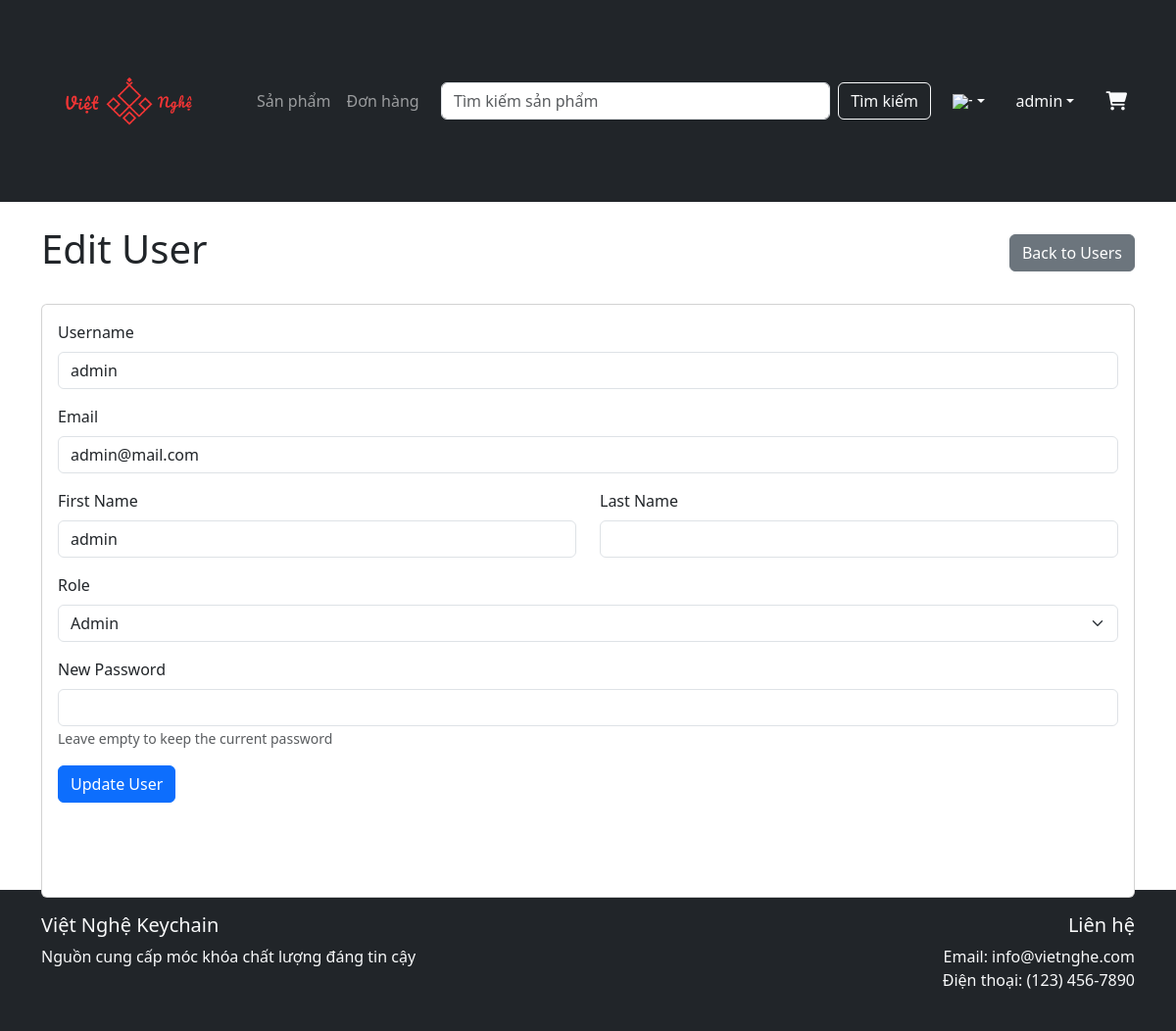
Page /admin/users/1/edit (signed in) on the committed database.
### tables this page shows
CREATE TABLE `users` (
  `user_id` int(11) NOT NULL,
  `username` varchar(50) NOT NULL,
  `email` varchar(100) NOT NULL,
  `password` varchar(100) NOT NULL,
  `role` enum('admin','staff','customer') DEFAULT 'customer',
  `first_name` varchar(50) DEFAULT NULL,
  `last_name` varchar(50) DEFAULT NULL,
  `phone` varchar(20) DEFAULT NULL,
  `address` varchar(200) DEFAULT NULL,
  `created_at` datetime DEFAULT current_timestamp(),
  `last_login` datetime DEFAULT NULL
);

### controllers/Controller.php (called while the page is built, shortened)
<?php
abstract class Controller {
    protected function render($view, $data = []) {
        extract($data);
        $viewPath = __DIR__ . "/../views/{$view}.php";
        require $viewPath;
        require __DIR__ . "/../views/layouts/main.php";
    }
}

### controllers/AdminController.php (called while the page is built, shortened)
<?php
require_once __DIR__ . '/Controller.php';
class AdminController extends Controller {
    private $userModel;
    public function __construct() {
        $this->userModel = new User();
    }
    public function editUser($id) {
        $user = $this->userModel->findById($id);
        $error = null;
        $success = null;
        $this->render('admin/users/edit', [
            'user' => $user,
            'basePath' => $this->basePath,
            'error' => $error,
            'success' => $success
        ]);
    }
}

### models/Model.php (called while the page is built, shortened)
<?php
class Model {
    protected $db;
    protected $table;
    protected $primaryKey = 'id';
    public function __construct() {
        global $db;
        $this->db = $db;
    }
    public function findById($id) {
        $sql = "SELECT * FROM {$this->table} WHERE {$this->primaryKey} = ?";
        $stmt = $this->db->prepare($sql);
        $stmt->bind_param("i", $id);
        $stmt->execute();
        $result = $stmt->get_result();
        if ($result && $result->num_rows > 0) {
            return $result->fetch_assoc();
        }
        return null;
    }
}

### views/admin/users/edit.php (the view, shortened to what this page needs)
<div class="row">
    <div class="col-12">
        <div class="d-flex justify-content-between align-items-center mb-4">
            <h1>Edit User</h1>
            <a href="<?= $basePath ?>/admin/users" class="btn btn-secondary">
                <i class="bi bi-arrow-left"></i> Back to Users
            </a>
        </div>
        <div class="card">
            <div class="card-body">
                <form action="<?= $basePath ?>/admin/users/<?= $user['user_id'] ?>/update" method="POST">
                    <div class="mb-3">
                        <label for="username" class="form-label">Username</label>
                        <input type="text" class="form-control" id="username" name="username" value="<?= htmlspecialchars($user['username']) ?>" required>
                    </div>
                    <div class="mb-3">
                        <label for="email" class="form-label">Email</label>
                        <input type="email" class="form-control" id="email" name="email" value="<?= htmlspecialchars($user['email']) ?>" required>
                    </div>
                    <div class="row">
                        <div class="col-md-6">
                            <div class="mb-3">
                                <label for="first_name" class="form-label">First Name</label>
                                <input type="text" class="form-control" id="first_name" name="first_name" value="<?= htmlspecialchars($user['first_name']) ?>" required>
                            </div>
                        </div>
                        <div class="col-md-6">
                            <div class="mb-3">
                                <label for="last_name" class="form-label">Last Name</label>
                                <input type="text" class="form-control" id="last_name" name="last_name" value="<?= htmlspecialchars($user['last_name']) ?>" required>
                            </div>
                        </div>
                    </div>
                    <div class="mb-3">
                        <label for="role" class="form-label">Role</label>
                        <select class="form-select" id="role" name="role" required>
                            <option value="admin" <?= $user['role'] === 'admin' ? 'selected' : '' ?>>Admin</option>
                        </select>
                    </div>
                    <div class="mb-3">
                        <label for="new_password" class="form-label">New Password</label>
                        <input type="password" class="form-control" id="new_password" name="new_password" minlength="6">
                        <small class="form-text text-muted">Leave empty to keep the current password</small>
                    </div>
                    <button type="submit" class="btn btn-primary">Update User</button>
                </form>
            </div>
        </div>
    </div>
</div>

### public/css/style.css (style rules this page uses)
html, body { height: 100%; margin: 0; }
body { display: flex; flex-direction: column; min-height: 100vh; }
.card { height: 100%; display: flex; flex-direction: column; }
.card-body { flex: 1; display: flex; flex-direction: column; }
.btn { white-space: nowrap; min-width: max-content; }

### rows in the picture
users: username "admin", email "admin@mail.com", first_name "admin", role "Admin"

### other values in the picture
__('products') "Sản phẩm"
__('orders') "Đơn hàng"
__('search_button') "Tìm kiếm"
$_SESSION['user']['first_name'] . ' ' . $_SESSION['user']['last_name'] "admin"
__('trusted_source') "Nguồn cung cấp móc khóa chất lượng đáng tin cậy"
__('contact_us') "Liên hệ"
__('email') "Email"
__('phone') "Điện thoại"
